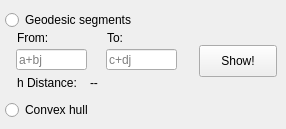
        <widget class="QWidget" name="pageUHPBasicConstructions_2">
         <widget class="QLabel" name="labelPDBChdistance">
          <property name="geometry">
           <rect>
            <x>17</x>
            <y>75</y>
            <width>71</width>
            <height>16</height>
           </rect>
          </property>
          <property name="text">
           <string>h Distance:</string>
          </property>
         </widget>
         <widget class="QPushButton" name="pushButtonPDBCShowGeodesicSegment">
          <property name="geometry">
           <rect>
            <x>199</x>
            <y>45</y>
            <width>78</width>
            <height>32</height>
           </rect>
          </property>
          <property name="text">
           <string>Show!</string>
          </property>
         </widget>
         <widget class="QLabel" name="labelPDBCto">
          <property name="geometry">
           <rect>
            <x>107</x>
            <y>30</y>
            <width>23</width>
            <height>16</height>
           </rect>
          </property>
          <property name="text">
           <string>To:</string>
          </property>
         </widget>
         <widget class="QLabel" name="labelPDBCfrom">
          <property name="geometry">
           <rect>
            <x>17</x>
            <y>30</y>
            <width>39</width>
            <height>16</height>
           </rect>
          </property>
          <property name="text">
           <string>From:</string>
          </property>
         </widget>
         <widget class="QLineEdit" name="lineEditPDBCComplexNumber1">
          <property name="geometry">
           <rect>
            <x>16</x>
            <y>49</y>
            <width>71</width>
            <height>21</height>
           </rect>
          </property>
          <property name="text">
           <string/>
          </property>
          <property name="placeholderText">
           <string>a+bj</string>
          </property>
         </widget>
         <widget class="QLineEdit" name="lineEditPDBCComplexNumber2">
          <property name="geometry">
           <rect>
            <x>106</x>
            <y>49</y>
            <width>71</width>
            <height>21</height>
           </rect>
          </property>
          <property name="placeholderText">
           <string>c+dj</string>
          </property>
         </widget>
         <widget class="QLabel" name="labelPDBChdistancenumber">
          <property name="geometry">
           <rect>
            <x>90</x>
            <y>75</y>
            <width>79</width>
            <height>16</height>
           </rect>
          </property>
          <property name="text">
           <string>--</string>
          </property>
         </widget>
         <widget class="QRadioButton" name="radioButtonPDBCGeodesicSegments">
          <property name="geometry">
           <rect>
            <x>5</x>
            <y>10</y>
            <width>141</width>
            <height>20</height>
           </rect>
          </property>
          <property name="text">
           <string>Geodesic segments</string>
          </property>
         </widget>
         <widget class="QRadioButton" name="radioButtonPDBCConvexHull">
          <property name="geometry">
           <rect>
            <x>5</x>
            <y>100</y>
            <width>100</width>
            <height>20</height>
           </rect>
          </property>
          <property name="text">
           <string>Convex hull</string>
          </property>
         </widget>
        </widget>
